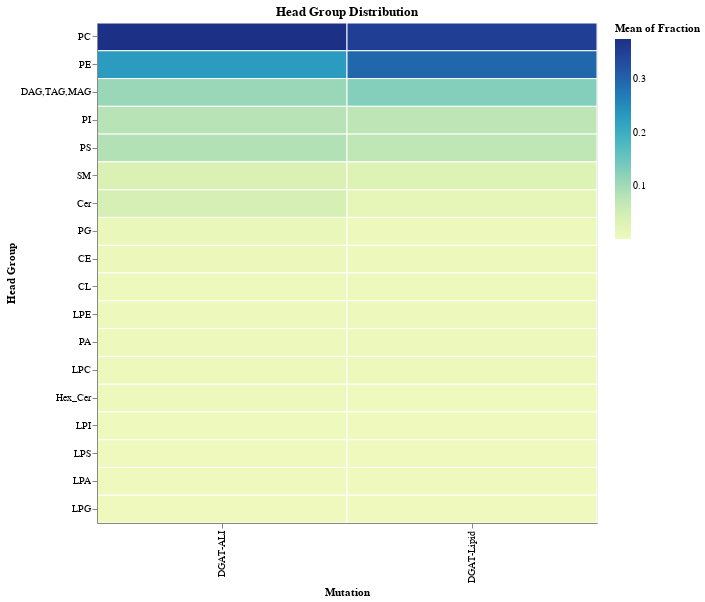

The notebook cell this image was saved under:
### Markdown cell above
## Heatmap

### Code cell
hm = alt.Chart(h).mark_rect(stroke='white').encode(
    x='Mutation:N',
    y=alt.Y('Head Group:N', sort=alt.EncodingSortField(field='Fraction', order='descending')),
    color='mean(Fraction):Q',
    tooltip=['Mutation', 'Head Group', 'mean(Fraction)']
).properties(
    title = "Head Group Distribution",
    width=500,
    height=500
)
hm.save('graphs/dgat_lipid_ali/head_group/Heatmap_AllHG.png', ppi=300)
hm

### Figure 1 — Vega-Lite specification as saved in the notebook (floating-point values rounded to 4 significant figures)
{"config": {"view": {"continuousWidth": 300, "continuousHeight": 300}}, "data": {"name": "data-962fac73d243b829033f1cb33a86f41a"}, "mark": {"type": "rect", "stroke": "white"}, "encoding": {"color": {"aggregate": "mean", "field": "Fraction", "type": "quantitative"}, "tooltip": [{"field": "Mutation", "type": "nominal"}, {"field": "Head Group", "type": "nominal"}, {"aggregate": "mean", "field": "Fraction", "type": "quantitative"}], "x": {"field": "Mutation", "type": "nominal"}, "y": {"field": "Head Group", "sort": {"field": "Fraction", "order": "descending"}, "type": "nominal"}}, "height": 500, "title": "Head Group Distribution", "width": 500, "$schema": "https://vega.github.io/schema/vega-lite/v5.17.0.json", "datasets": {"data-962fac73d243b829033f1cb33a86f41a": [{"Mutation": "DGAT-ALI", "Head Group": "CE", "Fraction": 0.006607}, {"Mutation": "DGAT-Lipid", "Head Group": "CE", "Fraction": 0.003755}, {"Mutation": "DGAT-ALI", "Head Group": "CL", "Fraction": 0.003702}, {"Mutation": "DGAT-Lipid", "Head Group": "CL", "Fraction": 0.003879}, {"Mutation": "DGAT-ALI", "Head Group": "Cer", "Fraction": 0.0448}, {"Mutation": "DGAT-Lipid", "Head Group": "Cer", "Fraction": 0.01607}, {"Mutation": "DGAT-ALI", "Head Group": "DAG,TAG,MAG", "Fraction": 0.1071}, {"Mutation": "DGAT-Lipid", "Head Group": "DAG,TAG,MAG", "Fraction": 0.1264}, {"Mutation": "DGAT-ALI", "Head Group": "Hex_Cer", "Fraction": 0.005792}, {"Mutation": "DGAT-Lipid", "Head Group": "Hex_Cer", "Fraction": 0.002177}, {"Mutation": "DGAT-ALI", "Head Group": "LPA", "Fraction": 0.0001651}, {"Mutation": "DGAT-Lipid", "Head Group": "LPA", "Fraction": 0.0001551}, {"Mutation": "DGAT-ALI", "Head Group": "LPC", "Fraction": 0.003737}, {"Mutation": "DGAT-Lipid", "Head Group": "LPC", "Fraction": 0.003249}, {"Mutation": "DGAT-ALI", "Head Group": "LPE", "Fraction": 0.00359}, {"Mutation": "DGAT-Lipid", "Head Group": "LPE", "Fraction": 0.003339}, {"Mutation": "DGAT-ALI", "Head Group": "LPG", "Fraction": 0.000331}, {"Mutation": "DGAT-Lipid", "Head Group": "LPG", "Fraction": 0.0001081}, {"Mutation": "DGAT-ALI", "Head Group": "LPI", "Fraction": 0.001268}, {"Mutation": "DGAT-Lipid", "Head Group": "LPI", "Fraction": 0.0008556}, {"Mutation": "DGAT-ALI", "Head Group": "LPS", "Fraction": 0.000991}, {"Mutation": "DGAT-Lipid", "Head Group": "LPS", "Fraction": 0.0005546}, {"Mutation": "DGAT-ALI", "Head Group": "PA", "Fraction": 0.003305}, {"Mutation": "DGAT-Lipid", "Head Group": "PA", "Fraction": 0.004359}, {"Mutation": "DGAT-ALI", "Head Group": "PC", "Fraction": 0.3755}, {"Mutation": "DGAT-Lipid", "Head Group": "PC", "Fraction": 0.353}, {"Mutation": "DGAT-ALI", "Head Group": "PE", "Fraction": 0.23}, {"Mutation": "DGAT-Lipid", "Head Group": "PE", "Fraction": 0.296}, {"Mutation": "DGAT-ALI", "Head Group": "PG", "Fraction": 0.009916}, {"Mutation": "DGAT-Lipid", "Head Group": "PG", "Fraction": 0.005662}, {"Mutation": "DGAT-ALI", "Head Group": "PI", "Fraction": 0.08024}, {"Mutation": "DGAT-Lipid", "Head Group": "PI", "Fraction": 0.07382}, {"Mutation": "DGAT-ALI", "Head Group": "PS", "Fraction": 0.08501}, {"Mutation": "DGAT-Lipid", "Head Group": "PS", "Fraction": 0.07266}, {"Mutation": "DGAT-ALI", "Head Group": "SM", "Fraction": 0.03798}, {"Mutation": "DGAT-Lipid", "Head Group": "SM", "Fraction": 0.03389}]}}
